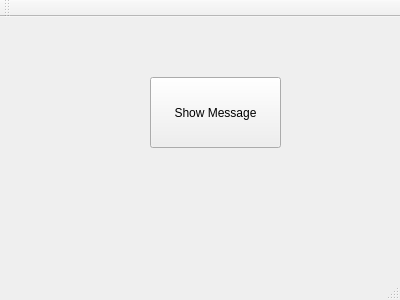
<?xml version="1.0" encoding="UTF-8"?>
<ui version="4.0">
 <class>MainWindow</class>
 <widget class="QMainWindow" name="MainWindow">
  <property name="geometry">
   <rect>
    <x>0</x>
    <y>0</y>
    <width>400</width>
    <height>300</height>
   </rect>
  </property>
  <property name="windowTitle">
   <string>MainWindow</string>
  </property>
  <widget class="QWidget" name="centralWidget">
   <widget class="QPushButton" name="pushButton">
    <property name="geometry">
     <rect>
      <x>150</x>
      <y>60</y>
      <width>131</width>
      <height>71</height>
     </rect>
    </property>
    <property name="text">
     <string>Show Message</string>
    </property>
   </widget>
  </widget>
  <widget class="QMenuBar" name="menuBar">
   <property name="geometry">
    <rect>
     <x>0</x>
     <y>0</y>
     <width>400</width>
     <height>21</height>
    </rect>
   </property>
  </widget>
  <widget class="QToolBar" name="mainToolBar">
   <attribute name="toolBarArea">
    <enum>TopToolBarArea</enum>
   </attribute>
   <attribute name="toolBarBreak">
    <bool>false</bool>
   </attribute>
  </widget>
  <widget class="QStatusBar" name="statusBar"/>
 </widget>
 <layoutdefault spacing="6" margin="11"/>
 <resources/>
 <connections/>
</ui>
